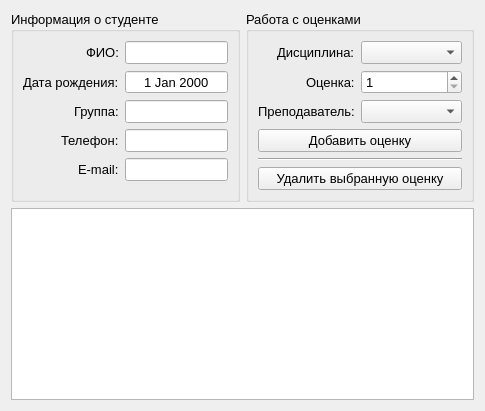
      <widget class="QWidget" name="tab_4">
       <property name="font">
        <font>
         <pointsize>10</pointsize>
        </font>
       </property>
       <property name="autoFillBackground">
        <bool>true</bool>
       </property>
       <attribute name="title">
        <string>Успеваемость студента</string>
       </attribute>
       <layout class="QVBoxLayout" name="verticalLayout_8">
        <item>
         <layout class="QHBoxLayout" name="horizontalLayout_8" stretch="1,1">
          <item>
           <widget class="QGroupBox" name="groupBox">
            <property name="title">
             <string>Информация о студенте</string>
            </property>
            <layout class="QHBoxLayout" name="horizontalLayout_7">
             <item>
              <layout class="QFormLayout" name="formLayout_5">
               <property name="labelAlignment">
                <set>Qt::AlignRight|Qt::AlignTrailing|Qt::AlignVCenter</set>
               </property>
               <item row="0" column="0">
                <widget class="QLabel" name="lb_fullName_tab4">
                 <property name="text">
                  <string>ФИО:</string>
                 </property>
                </widget>
               </item>
               <item row="0" column="1">
                <widget class="QLineEdit" name="lEdit_fullName_tab4">
                 <property name="readOnly">
                  <bool>true</bool>
                 </property>
                </widget>
               </item>
               <item row="1" column="0">
                <widget class="QLabel" name="lb_dob_tab4">
                 <property name="text">
                  <string>Дата рождения:</string>
                 </property>
                </widget>
               </item>
               <item row="1" column="1">
                <widget class="QDateEdit" name="dEdit_dob_tab4">
                 <property name="alignment">
                  <set>Qt::AlignCenter</set>
                 </property>
                 <property name="readOnly">
                  <bool>true</bool>
                 </property>
                 <property name="buttonSymbols">
                  <enum>QAbstractSpinBox::NoButtons</enum>
                 </property>
                </widget>
               </item>
               <item row="2" column="0">
                <widget class="QLabel" name="lb_group_tab4">
                 <property name="text">
                  <string>Группа:</string>
                 </property>
                </widget>
               </item>
               <item row="3" column="0">
                <widget class="QLabel" name="lb_phone_tab4">
                 <property name="text">
                  <string>Телефон:</string>
                 </property>
                </widget>
               </item>
               <item row="4" column="0">
                <widget class="QLabel" name="lb_email_tab4">
                 <property name="text">
                  <string>E-mail:</string>
                 </property>
                </widget>
               </item>
               <item row="2" column="1">
                <widget class="QLineEdit" name="lEdit_group_tab4">
                 <property name="readOnly">
                  <bool>true</bool>
                 </property>
                </widget>
               </item>
               <item row="3" column="1">
                <widget class="QLineEdit" name="lEdit_phone_tab4">
                 <property name="readOnly">
                  <bool>true</bool>
                 </property>
                </widget>
               </item>
               <item row="4" column="1">
                <widget class="QLineEdit" name="lEdit_email_tab4">
                 <property name="readOnly">
                  <bool>true</bool>
                 </property>
                </widget>
               </item>
              </layout>
             </item>
            </layout>
           </widget>
          </item>
          <item>
           <widget class="QGroupBox" name="groupBox_2">
            <property name="title">
             <string>Работа с оценками</string>
            </property>
            <layout class="QVBoxLayout" name="verticalLayout_7" stretch="0,0,0,0">
             <item>
              <layout class="QFormLayout" name="formLayout_6">
               <property name="labelAlignment">
                <set>Qt::AlignRight|Qt::AlignTrailing|Qt::AlignVCenter</set>
               </property>
               <property name="formAlignment">
                <set>Qt::AlignLeading|Qt::AlignLeft|Qt::AlignVCenter</set>
               </property>
               <item row="0" column="0">
                <widget class="QLabel" name="lb_sub_tab4_2">
                 <property name="text">
                  <string>Дисциплина:</string>
                 </property>
                </widget>
               </item>
               <item row="0" column="1">
                <widget class="QComboBox" name="cBox_subject_tab4"/>
               </item>
               <item row="1" column="0">
                <widget class="QLabel" name="lb_mark_tab4_2">
                 <property name="text">
                  <string>Оценка:</string>
                 </property>
                </widget>
               </item>
               <item row="1" column="1">
                <widget class="QSpinBox" name="sBox_mark_tab4">
                 <property name="minimum">
                  <number>1</number>
                 </property>
                 <property name="maximum">
                  <number>5</number>
                 </property>
                </widget>
               </item>
               <item row="2" column="0">
                <widget class="QLabel" name="lb_teacher_tab4_2">
                 <property name="text">
                  <string>Преподаватель:</string>
                 </property>
                </widget>
               </item>
               <item row="2" column="1">
                <widget class="QComboBox" name="cBox_teacher_tab4"/>
               </item>
              </layout>
             </item>
             <item>
              <widget class="QPushButton" name="but_addGrade">
               <property name="text">
                <string>Добавить оценку</string>
               </property>
              </widget>
             </item>
             <item>
              <widget class="Line" name="line_4">
               <property name="orientation">
                <enum>Qt::Horizontal</enum>
               </property>
              </widget>
             </item>
             <item>
              <widget class="QPushButton" name="but_deleteGrade">
               <property name="text">
                <string>Удалить выбранную оценку</string>
               </property>
              </widget>
             </item>
            </layout>
           </widget>
          </item>
         </layout>
        </item>
        <item>
         <widget class="QTableView" name="tbView_grades">
          <property name="editTriggers">
           <set>QAbstractItemView::NoEditTriggers</set>
          </property>
          <property name="selectionMode">
           <enum>QAbstractItemView::SingleSelection</enum>
          </property>
          <property name="selectionBehavior">
           <enum>QAbstractItemView::SelectRows</enum>
          </property>
          <attribute name="horizontalHeaderStretchLastSection">
           <bool>true</bool>
          </attribute>
         </widget>
        </item>
       </layout>
      </widget>
